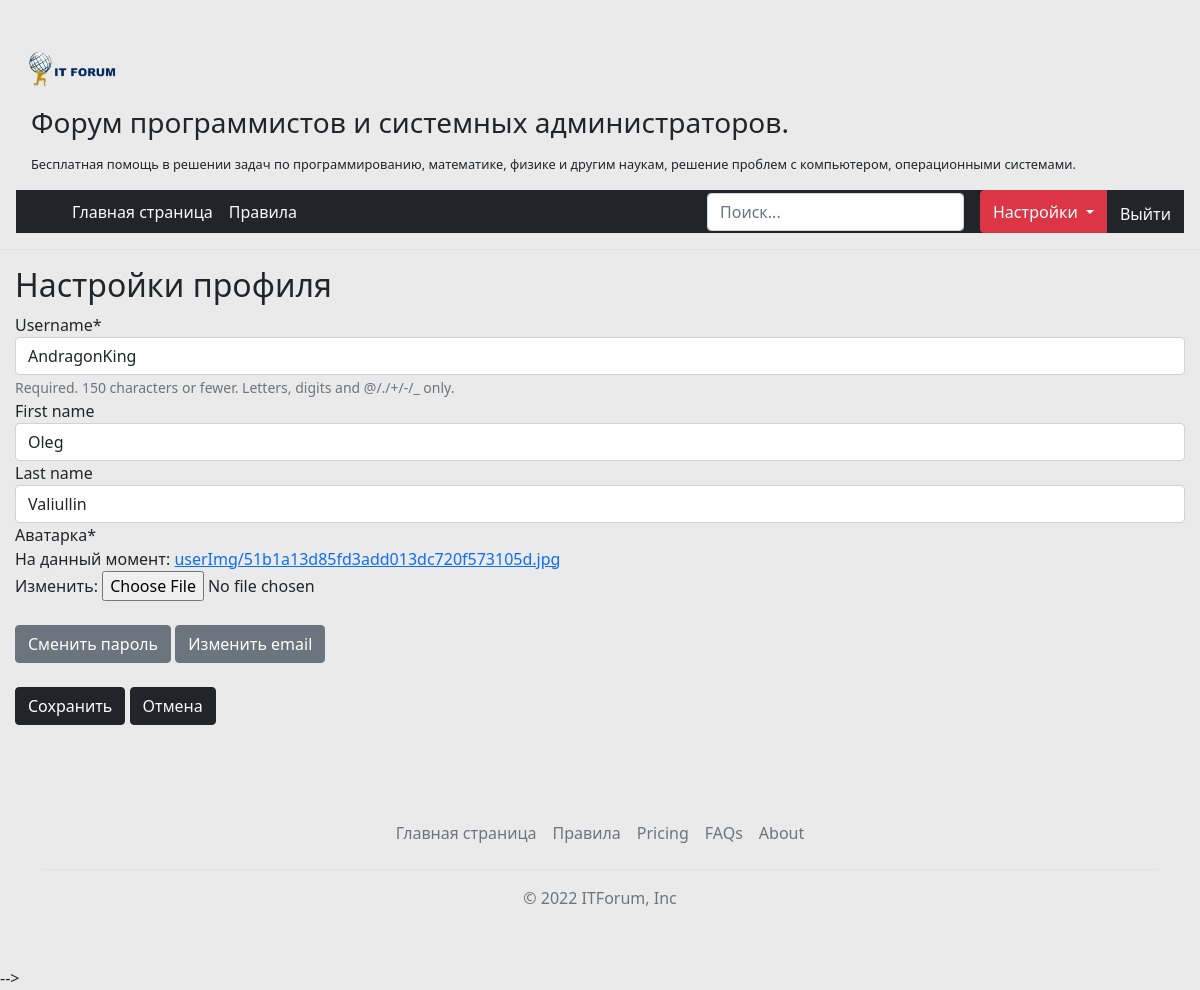
The app's page /profile_setting/AndragonKing (signed in), older data.
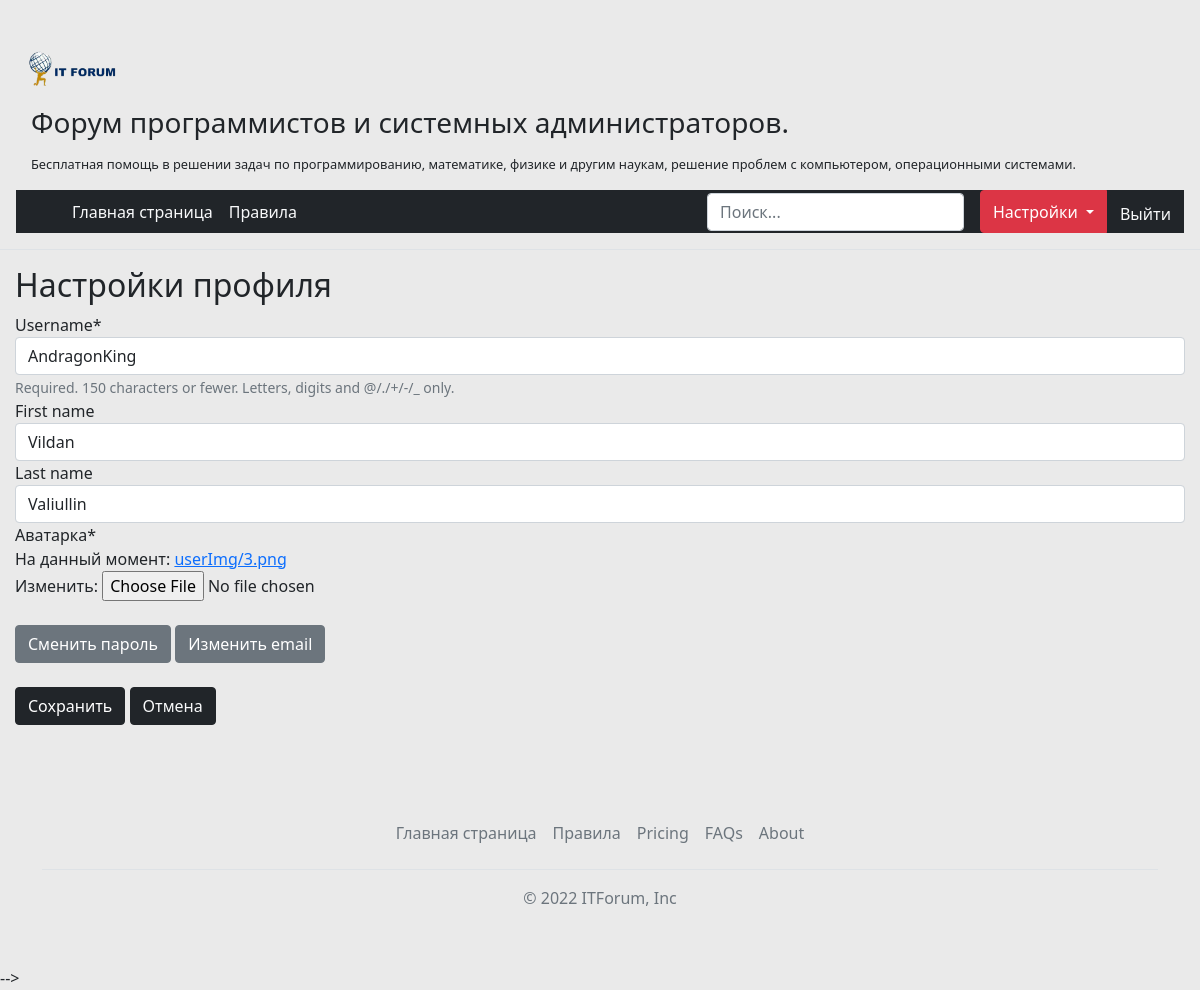
The same page, newer data.
### user/models.py (models this page shows, shortened)
class CustomUser(AbstractUser):
    email = models.EmailField(verbose_name='email address', unique=True)
    img = models.ImageField(upload_to='userImg/', verbose_name='Аватарка')
    registration_date = models.DateTimeField(auto_now=True)
    USERNAME_FIELD = 'email'
    REQUIRED_FIELDS = []
    objects = CustomUserModel()

### user/views.py (the view, shortened to what this page needs)
# urls.py: path('profile_setting/<str:username>', UserDetailView.as_view(), name='profile'),
class UserDetailView(UpdateView):
    model = CustomUser
    template_name = 'profile/profile_settings.html'
    fields = ['username', 'first_name', 'last_name', 'img']
    def dispatch(self, request, *args, **kwargs):
        if self.request.user.username != kwargs['username']:
            return HttpResponse(status=400)
        return super(UserDetailView, self).dispatch(request, *args, **kwargs)
    def get_object(self, queryset=None):
        _object = CustomUser.objects.get(username=self.kwargs['username'])
        return _object

### templates/profile/profile_settings.html (shortened to what this page needs)
{% extends 'pages/_base.html' %}
{% load crispy_forms_tags %}
{% block content %}
<h2 class="headerss">Настройки профиля</h2>
<form method="post" class="headerss">
    {{ form|crispy }}
    <br/>
    <a href="{% url 'account_change_password' %}" class="btn btn-secondary">Сменить пароль</a>
        <a href="{% url 'account_email' %}" class="btn btn-secondary">Изменить email</a>
        <br/>
    <br/>
    <button type="submit" class="btn btn-dark">Сохранить</button>
    <button type="button" class="btn btn-dark text-light"><a class="text-light"  style="text-decoration: none; " href="{% url 'home' %}">Отмена</a></button>
</form>
{% endblock content %}

Row changes from the older to the newer data that the page shows:
changed CustomUser "AndragonKing": first_name "Oleg" → "Vildan"
Text that changed along with them:
text no longer shown: "Username * Required. 150 characters or fewer. Letters, digits and @/./+/-/_ only. First name Last name Аватарка * На данный момент: userImg/51b1a13d85fd3add013dc720f573105d.jpg Изменить:"
text now shown: "Username * Required. 150 characters or fewer. Letters, digits and @/./+/-/_ only. First name Last name Аватарка * На данный момент: userImg/3.png Изменить:"
